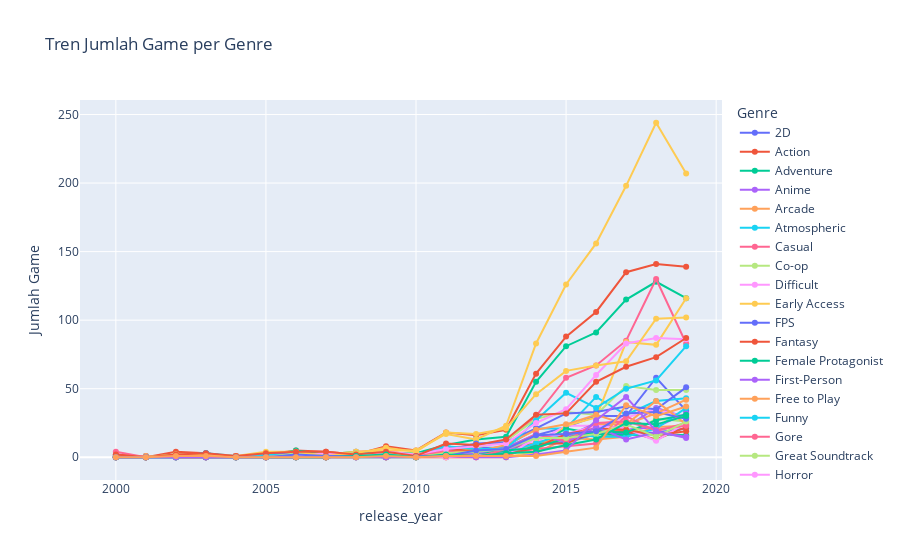

Notebook source saved alongside this figure:
### Code cell
#  8. LINE CHART: Tren genre per tahun
line_df = (
    df.groupby(["release_year", "genre_list"])
    .size()
    .reset_index(name="count")
)

pivot = line_df.pivot(index="release_year", columns="genre_list", values="count").fillna(0)
pivot = pivot[[c for c in pivot.columns if pivot[c].sum() >= 100]]
df_long = pivot.reset_index().melt(id_vars="release_year", var_name="Genre", value_name="Jumlah Game")

line_fig = px.line(df_long, x="release_year", y="Jumlah Game", color="Genre",
                   title="Tren Jumlah Game per Genre")
line_fig.update_traces(mode="lines+markers")
line_fig.show()

### Figure 1 — Plotly figure (JSON) as saved in the notebook; plotly's stock layout.template omitted (floating-point values rounded to 4 significant figures)
{"data": [{"hovertemplate": "Genre=2D<br>release_year=%{x}<br>Jumlah Game=%{y}<extra></extra>", "legendgroup": "2D", "line": {"color": "#636efa", "dash": "solid"}, "marker": {"symbol": "circle"}, "mode": "lines+markers", "name": "2D", "orientation": "v", "showlegend": true, "type": "scatter", "x": [2000, 2001, 2002, 2003, 2004, 2005, 2006, 2007, 2008, 2009, 2010, 2011, 2012, 2013, 2014, 2015, 2016, 2017, 2018, 2019], "xaxis": "x", "y": [0, 0, 0, 0, 1, 0, 0, 1, 1, 2, 1, 4, 7, 7, 16, 22, 30, 30, 58, 34], "yaxis": "y"}, {"hovertemplate": "Genre=Action<br>release_year=%{x}<br>Jumlah Game=%{y}<extra></extra>", "legendgroup": "Action", "line": {"color": "#EF553B", "dash": "solid"}, "marker": {"symbol": "circle"}, "mode": "lines+markers", "name": "Action", "orientation": "v", "showlegend": true, "type": "scatter", "x": [2000, 2001, 2002, 2003, 2004, 2005, 2006, 2007, 2008, 2009, 2010, 2011, 2012, 2013, 2014, 2015, 2016, 2017, 2018, 2019], "xaxis": "x", "y": [2, 0, 4, 3, 0, 2, 5, 4, 2, 8, 5, 18, 16, 20, 61, 88, 106, 135, 141, 139], "yaxis": "y"}, {"hovertemplate": "Genre=Adventure<br>release_year=%{x}<br>Jumlah Game=%{y}<extra></extra>", "legendgroup": "Adventure", "line": {"color": "#00cc96", "dash": "solid"}, "marker": {"symbol": "circle"}, "mode": "lines+markers", "name": "Adventure", "orientation": "v", "showlegend": true, "type": "scatter", "x": [2000, 2001, 2002, 2003, 2004, 2005, 2006, 2007, 2008, 2009, 2010, 2011, 2012, 2013, 2014, 2015, 2016, 2017, 2018, 2019], "xaxis": "x", "y": [0, 1, 1, 3, 0, 1, 5, 2, 4, 3, 3, 9, 13, 15, 55, 81, 91, 115, 128, 116], "yaxis": "y"}, {"hovertemplate": "Genre=Anime<br>release_year=%{x}<br>Jumlah Game=%{y}<extra></extra>", "legendgroup": "Anime", "line": {"color": "#ab63fa", "dash": "solid"}, "marker": {"symbol": "circle"}, "mode": "lines+markers", "name": "Anime", "orientation": "v", "showlegend": true, "type": "scatter", "x": [2000, 2001, 2002, 2003, 2004, 2005, 2006, 2007, 2008, 2009, 2010, 2011, 2012, 2013, 2014, 2015, 2016, 2017, 2018, 2019], "xaxis": "x", "y": [1, 0, 0, 0, 0, 0, 0, 0, 0, 1, 1, 1, 4, 2, 7, 15, 18, 22, 36, 29], "yaxis": "y"}, {"hovertemplate": "Genre=Arcade<br>release_year=%{x}<br>Jumlah Game=%{y}<extra></extra>", "legendgroup": "Arcade", "line": {"color": "#FFA15A", "dash": "solid"}, "marker": {"symbol": "circle"}, "mode": "lines+markers", "name": "Arcade", "orientation": "v", "showlegend": true, "type": "scatter", "x": [2000, 2001, 2002, 2003, 2004, 2005, 2006, 2007, 2008, 2009, 2010, 2011, 2012, 2013, 2014, 2015, 2016, 2017, 2018, 2019], "xaxis": "x", "y": [0, 0, 0, 0, 0, 0, 0, 0, 1, 0, 1, 4, 3, 5, 3, 14, 13, 15, 22, 23], "yaxis": "y"}, {"hovertemplate": "Genre=Atmospheric<br>release_year=%{x}<br>Jumlah Game=%{y}<extra></extra>", "legendgroup": "Atmospheric", "line": {"color": "#19d3f3", "dash": "solid"}, "marker": {"symbol": "circle"}, "mode": "lines+markers", "name": "Atmospheric", "orientation": "v", "showlegend": true, "type": "scatter", "x": [2000, 2001, 2002, 2003, 2004, 2005, 2006, 2007, 2008, 2009, 2010, 2011, 2012, 2013, 2014, 2015, 2016, 2017, 2018, 2019], "xaxis": "x", "y": [0, 0, 1, 3, 1, 0, 4, 1, 1, 2, 0, 2, 5, 8, 21, 21, 44, 31, 41, 43], "yaxis": "y"}, {"hovertemplate": "Genre=Casual<br>release_year=%{x}<br>Jumlah Game=%{y}<extra></extra>", "legendgroup": "Casual", "line": {"color": "#FF6692", "dash": "solid"}, "marker": {"symbol": "circle"}, "mode": "lines+markers", "name": "Casual", "orientation": "v", "showlegend": true, "type": "scatter", "x": [2000, 2001, 2002, 2003, 2004, 2005, 2006, 2007, 2008, 2009, 2010, 2011, 2012, 2013, 2014, 2015, 2016, 2017, 2018, 2019], "xaxis": "x", "y": [0, 1, 1, 1, 0, 1, 1, 0, 4, 5, 1, 7, 8, 12, 30, 58, 67, 85, 130, 83], "yaxis": "y"}, {"hovertemplate": "Genre=Co-op<br>release_year=%{x}<br>Jumlah Game=%{y}<extra></extra>", "legendgroup": "Co-op", "line": {"color": "#B6E880", "dash": "solid"}, "marker": {"symbol": "circle"}, "mode": "lines+markers", "name": "Co-op", "orientation": "v", "showlegend": true, "type": "scatter", "x": [2000, 2001, 2002, 2003, 2004, 2005, 2006, 2007, 2008, 2009, 2010, 2011, 2012, 2013, 2014, 2015, 2016, 2017, 2018, 2019], "xaxis": "x", "y": [0, 0, 0, 1, 0, 1, 1, 1, 0, 2, 0, 3, 4, 6, 16, 10, 17, 15, 28, 26], "yaxis": "y"}, {"hovertemplate": "Genre=Difficult<br>release_year=%{x}<br>Jumlah Game=%{y}<extra></extra>", "legendgroup": "Difficult", "line": {"color": "#FF97FF", "dash": "solid"}, "marker": {"symbol": "circle"}, "mode": "lines+markers", "name": "Difficult", "orientation": "v", "showlegend": true, "type": "scatter", "x": [2000, 2001, 2002, 2003, 2004, 2005, 2006, 2007, 2008, 2009, 2010, 2011, 2012, 2013, 2014, 2015, 2016, 2017, 2018, 2019], "xaxis": "x", "y": [0, 0, 0, 2, 0, 0, 2, 1, 0, 1, 0, 3, 2, 5, 11, 23, 23, 29, 35, 29], "yaxis": "y"}, {"hovertemplate": "Genre=Early Access<br>release_year=%{x}<br>Jumlah Game=%{y}<extra></extra>", "legendgroup": "Early Access", "line": {"color": "#FECB52", "dash": "solid"}, "marker": {"symbol": "circle"}, "mode": "lines+markers", "name": "Early Access", "orientation": "v", "showlegend": true, "type": "scatter", "x": [2000, 2001, 2002, 2003, 2004, 2005, 2006, 2007, 2008, 2009, 2010, 2011, 2012, 2013, 2014, 2015, 2016, 2017, 2018, 2019], "xaxis": "x", "y": [0, 0, 0, 0, 0, 0, 0, 0, 0, 0, 0, 0, 0, 0, 4, 23, 29, 84, 82, 116], "yaxis": "y"}, {"hovertemplate": "Genre=FPS<br>release_year=%{x}<br>Jumlah Game=%{y}<extra></extra>", "legendgroup": "FPS", "line": {"color": "#636efa", "dash": "solid"}, "marker": {"symbol": "circle"}, "mode": "lines+markers", "name": "FPS", "orientation": "v", "showlegend": true, "type": "scatter", "x": [2000, 2001, 2002, 2003, 2004, 2005, 2006, 2007, 2008, 2009, 2010, 2011, 2012, 2013, 2014, 2015, 2016, 2017, 2018, 2019], "xaxis": "x", "y": [1, 0, 1, 1, 0, 1, 1, 2, 0, 4, 1, 2, 2, 4, 9, 11, 17, 17, 18, 21], "yaxis": "y"}, {"hovertemplate": "Genre=Fantasy<br>release_year=%{x}<br>Jumlah Game=%{y}<extra></extra>", "legendgroup": "Fantasy", "line": {"color": "#EF553B", "dash": "solid"}, "marker": {"symbol": "circle"}, "mode": "lines+markers", "name": "Fantasy", "orientation": "v", "showlegend": true, "type": "scatter", "x": [2000, 2001, 2002, 2003, 2004, 2005, 2006, 2007, 2008, 2009, 2010, 2011, 2012, 2013, 2014, 2015, 2016, 2017, 2018, 2019], "xaxis": "x", "y": [1, 0, 0, 0, 0, 2, 2, 0, 1, 0, 1, 5, 6, 6, 10, 10, 19, 19, 13, 22], "yaxis": "y"}, {"hovertemplate": "Genre=Female Protagonist<br>release_year=%{x}<br>Jumlah Game=%{y}<extra></extra>", "legendgroup": "Female Protagonist", "line": {"color": "#00cc96", "dash": "solid"}, "marker": {"symbol": "circle"}, "mode": "lines+markers", "name": "Female Protagonist", "orientation": "v", "showlegend": true, "type": "scatter", "x": [2000, 2001, 2002, 2003, 2004, 2005, 2006, 2007, 2008, 2009, 2010, 2011, 2012, 2013, 2014, 2015, 2016, 2017, 2018, 2019], "xaxis": "x", "y": [0, 0, 0, 0, 0, 0, 0, 0, 1, 1, 1, 2, 5, 4, 8, 21, 17, 16, 17, 16], "yaxis": "y"}, {"hovertemplate": "Genre=First-Person<br>release_year=%{x}<br>Jumlah Game=%{y}<extra></extra>", "legendgroup": "First-Person", "line": {"color": "#ab63fa", "dash": "solid"}, "marker": {"symbol": "circle"}, "mode": "lines+markers", "name": "First-Person", "orientation": "v", "showlegend": true, "type": "scatter", "x": [2000, 2001, 2002, 2003, 2004, 2005, 2006, 2007, 2008, 2009, 2010, 2011, 2012, 2013, 2014, 2015, 2016, 2017, 2018, 2019], "xaxis": "x", "y": [0, 0, 1, 1, 0, 0, 2, 1, 0, 2, 1, 3, 3, 5, 14, 15, 25, 20, 22, 32], "yaxis": "y"}, {"hovertemplate": "Genre=Free to Play<br>release_year=%{x}<br>Jumlah Game=%{y}<extra></extra>", "legendgroup": "Free to Play", "line": {"color": "#FFA15A", "dash": "solid"}, "marker": {"symbol": "circle"}, "mode": "lines+markers", "name": "Free to Play", "orientation": "v", "showlegend": true, "type": "scatter", "x": [2000, 2001, 2002, 2003, 2004, 2005, 2006, 2007, 2008, 2009, 2010, 2011, 2012, 2013, 2014, 2015, 2016, 2017, 2018, 2019], "xaxis": "x", "y": [0, 0, 0, 2, 0, 0, 0, 1, 1, 0, 1, 0, 2, 0, 11, 13, 24, 24, 32, 42], "yaxis": "y"}, {"hovertemplate": "Genre=Funny<br>release_year=%{x}<br>Jumlah Game=%{y}<extra></extra>", "legendgroup": "Funny", "line": {"color": "#19d3f3", "dash": "solid"}, "marker": {"symbol": "circle"}, "mode": "lines+markers", "name": "Funny", "orientation": "v", "showlegend": true, "type": "scatter", "x": [2000, 2001, 2002, 2003, 2004, 2005, 2006, 2007, 2008, 2009, 2010, 2011, 2012, 2013, 2014, 2015, 2016, 2017, 2018, 2019], "xaxis": "x", "y": [1, 0, 0, 1, 0, 0, 1, 1, 2, 1, 0, 1, 1, 4, 10, 18, 15, 15, 21, 36], "yaxis": "y"}, {"hovertemplate": "Genre=Gore<br>release_year=%{x}<br>Jumlah Game=%{y}<extra></extra>", "legendgroup": "Gore", "line": {"color": "#FF6692", "dash": "solid"}, "marker": {"symbol": "circle"}, "mode": "lines+markers", "name": "Gore", "orientation": "v", "showlegend": true, "type": "scatter", "x": [2000, 2001, 2002, 2003, 2004, 2005, 2006, 2007, 2008, 2009, 2010, 2011, 2012, 2013, 2014, 2015, 2016, 2017, 2018, 2019], "xaxis": "x", "y": [0, 0, 0, 0, 0, 0, 1, 0, 1, 3, 0, 0, 0, 3, 6, 8, 10, 30, 19, 25], "yaxis": "y"}, {"hovertemplate": "Genre=Great Soundtrack<br>release_year=%{x}<br>Jumlah Game=%{y}<extra></extra>", "legendgroup": "Great Soundtrack", "line": {"color": "#B6E880", "dash": "solid"}, "marker": {"symbol": "circle"}, "mode": "lines+markers", "name": "Great Soundtrack", "orientation": "v", "showlegend": true, "type": "scatter", "x": [2000, 2001, 2002, 2003, 2004, 2005, 2006, 2007, 2008, 2009, 2010, 2011, 2012, 2013, 2014, 2015, 2016, 2017, 2018, 2019], "xaxis": "x", "y": [0, 0, 1, 1, 0, 1, 3, 1, 1, 2, 3, 2, 7, 12, 28, 33, 31, 52, 49, 49], "yaxis": "y"}, {"hovertemplate": "Genre=Horror<br>release_year=%{x}<br>Jumlah Game=%{y}<extra></extra>", "legendgroup": "Horror", "line": {"color": "#FF97FF", "dash": "solid"}, "marker": {"symbol": "circle"}, "mode": "lines+markers", "name": "Horror", "orientation": "v", "showlegend": true, "type": "scatter", "x": [2000, 2001, 2002, 2003, 2004, 2005, 2006, 2007, 2008, 2009, 2010, 2011, 2012, 2013, 2014, 2015, 2016, 2017, 2018, 2019], "xaxis": "x", "y": [0, 0, 0, 0, 0, 0, 2, 0, 0, 2, 1, 0, 2, 1, 14, 17, 23, 21, 12, 25], "yaxis": "y"}, {"hovertemplate": "Genre=Indie<br>release_year=%{x}<br>Jumlah Game=%{y}<extra></extra>", "legendgroup": "Indie", "line": {"color": "#FECB52", "dash": "solid"}, "marker": {"symbol": "circle"}, "mode": "lines+markers", "name": "Indie", "orientation": "v", "showlegend": true, "type": "scatter", "x": [2000, 2001, 2002, 2003, 2004, 2005, 2006, 2007, 2008, 2009, 2010, 2011, 2012, 2013, 2014, 2015, 2016, 2017, 2018, 2019], "xaxis": "x", "y": [0, 0, 2, 1, 1, 0, 2, 2, 4, 5, 5, 17, 13, 23, 83, 126, 156, 198, 244, 207], "yaxis": "y"}, {"hovertemplate": "Genre=Multiplayer<br>release_year=%{x}<br>Jumlah Game=%{y}<extra></extra>", "legendgroup": "Multiplayer", "line": {"color": "#636efa", "dash": "solid"}, "marker": {"symbol": "circle"}, "mode": "lines+markers", "name": "Multiplayer", "orientation": "v", "showlegend": true, "type": "scatter", "x": [2000, 2001, 2002, 2003, 2004, 2005, 2006, 2007, 2008, 2009, 2010, 2011, 2012, 2013, 2014, 2015, 2016, 2017, 2018, 2019], "xaxis": "x", "y": [1, 0, 1, 3, 0, 2, 3, 1, 1, 3, 2, 5, 10, 11, 21, 32, 33, 37, 35, 51], "yaxis": "y"}, {"hovertemplate": "Genre=Open World<br>release_year=%{x}<br>Jumlah Game=%{y}<extra></extra>", "legendgroup": "Open World", "line": {"color": "#EF553B", "dash": "solid"}, "marker": {"symbol": "circle"}, "mode": "lines+markers", "name": "Open World", "orientation": "v", "showlegend": true, "type": "scatter", "x": [2000, 2001, 2002, 2003, 2004, 2005, 2006, 2007, 2008, 2009, 2010, 2011, 2012, 2013, 2014, 2015, 2016, 2017, 2018, 2019], "xaxis": "x", "y": [0, 0, 1, 2, 0, 0, 1, 0, 1, 1, 0, 5, 5, 2, 7, 17, 21, 20, 16, 19], "yaxis": "y"}, {"hovertemplate": "Genre=Pixel Graphics<br>release_year=%{x}<br>Jumlah Game=%{y}<extra></extra>", "legendgroup": "Pixel Graphics", "line": {"color": "#00cc96", "dash": "solid"}, "marker": {"symbol": "circle"}, "mode": "lines+markers", "name": "Pixel Graphics", "orientation": "v", "showlegend": true, "type": "scatter", "x": [2000, 2001, 2002, 2003, 2004, 2005, 2006, 2007, 2008, 2009, 2010, 2011, 2012, 2013, 2014, 2015, 2016, 2017, 2018, 2019], "xaxis": "x", "y": [0, 0, 0, 1, 0, 0, 0, 0, 0, 0, 0, 2, 3, 5, 7, 14, 19, 18, 27, 31], "yaxis": "y"}, {"hovertemplate": "Genre=Platformer<br>release_year=%{x}<br>Jumlah Game=%{y}<extra></extra>", "legendgroup": "Platformer", "line": {"color": "#ab63fa", "dash": "solid"}, "marker": {"symbol": "circle"}, "mode": "lines+markers", "name": "Platformer", "orientation": "v", "showlegend": true, "type": "scatter", "x": [2000, 2001, 2002, 2003, 2004, 2005, 2006, 2007, 2008, 2009, 2010, 2011, 2012, 2013, 2014, 2015, 2016, 2017, 2018, 2019], "xaxis": "x", "y": [0, 0, 0, 0, 1, 0, 0, 1, 1, 1, 1, 3, 3, 7, 17, 11, 22, 13, 18, 15], "yaxis": "y"}, {"hovertemplate": "Genre=Puzzle<br>release_year=%{x}<br>Jumlah Game=%{y}<extra></extra>", "legendgroup": "Puzzle", "line": {"color": "#FFA15A", "dash": "solid"}, "marker": {"symbol": "circle"}, "mode": "lines+markers", "name": "Puzzle", "orientation": "v", "showlegend": true, "type": "scatter", "x": [2000, 2001, 2002, 2003, 2004, 2005, 2006, 2007, 2008, 2009, 2010, 2011, 2012, 2013, 2014, 2015, 2016, 2017, 2018, 2019], "xaxis": "x", "y": [0, 1, 0, 0, 1, 0, 1, 0, 1, 3, 1, 4, 4, 9, 20, 24, 31, 24, 41, 24], "yaxis": "y"}, {"hovertemplate": "Genre=RPG<br>release_year=%{x}<br>Jumlah Game=%{y}<extra></extra>", "legendgroup": "RPG", "line": {"color": "#19d3f3", "dash": "solid"}, "marker": {"symbol": "circle"}, "mode": "lines+markers", "name": "RPG", "orientation": "v", "showlegend": true, "type": "scatter", "x": [2000, 2001, 2002, 2003, 2004, 2005, 2006, 2007, 2008, 2009, 2010, 2011, 2012, 2013, 2014, 2015, 2016, 2017, 2018, 2019], "xaxis": "x", "y": [0, 0, 0, 1, 0, 2, 1, 1, 3, 3, 1, 8, 6, 6, 27, 47, 36, 50, 56, 81], "yaxis": "y"}, {"hovertemplate": "Genre=Sci-fi<br>release_year=%{x}<br>Jumlah Game=%{y}<extra></extra>", "legendgroup": "Sci-fi", "line": {"color": "#FF6692", "dash": "solid"}, "marker": {"symbol": "circle"}, "mode": "lines+markers", "name": "Sci-fi", "orientation": "v", "showlegend": true, "type": "scatter", "x": [2000, 2001, 2002, 2003, 2004, 2005, 2006, 2007, 2008, 2009, 2010, 2011, 2012, 2013, 2014, 2015, 2016, 2017, 2018, 2019], "xaxis": "x", "y": [4, 0, 1, 1, 1, 0, 2, 2, 1, 0, 1, 5, 0, 6, 17, 12, 25, 26, 20, 23], "yaxis": "y"}, {"hovertemplate": "Genre=Shooter<br>release_year=%{x}<br>Jumlah Game=%{y}<extra></extra>", "legendgroup": "Shooter", "line": {"color": "#B6E880", "dash": "solid"}, "marker": {"symbol": "circle"}, "mode": "lines+markers", "name": "Shooter", "orientation": "v", "showlegend": true, "type": "scatter", "x": [2000, 2001, 2002, 2003, 2004, 2005, 2006, 2007, 2008, 2009, 2010, 2011, 2012, 2013, 2014, 2015, 2016, 2017, 2018, 2019], "xaxis": "x", "y": [1, 0, 2, 2, 0, 0, 3, 2, 1, 4, 0, 3, 4, 6, 14, 14, 17, 24, 15, 26], "yaxis": "y"}, {"hovertemplate": "Genre=Simulation<br>release_year=%{x}<br>Jumlah Game=%{y}<extra></extra>", "legendgroup": "Simulation", "line": {"color": "#FF97FF", "dash": "solid"}, "marker": {"symbol": "circle"}, "mode": "lines+markers", "name": "Simulation", "orientation": "v", "showlegend": true, "type": "scatter", "x": [2000, 2001, 2002, 2003, 2004, 2005, 2006, 2007, 2008, 2009, 2010, 2011, 2012, 2013, 2014, 2015, 2016, 2017, 2018, 2019], "xaxis": "x", "y": [0, 0, 0, 2, 0, 0, 1, 3, 1, 4, 2, 6, 8, 10, 25, 35, 60, 83, 87, 86], "yaxis": "y"}, {"hovertemplate": "Genre=Singleplayer<br>release_year=%{x}<br>Jumlah Game=%{y}<extra></extra>", "legendgroup": "Singleplayer", "line": {"color": "#FECB52", "dash": "solid"}, "marker": {"symbol": "circle"}, "mode": "lines+markers", "name": "Singleplayer", "orientation": "v", "showlegend": true, "type": "scatter", "x": [2000, 2001, 2002, 2003, 2004, 2005, 2006, 2007, 2008, 2009, 2010, 2011, 2012, 2013, 2014, 2015, 2016, 2017, 2018, 2019], "xaxis": "x", "y": [1, 0, 1, 2, 1, 4, 4, 1, 3, 7, 4, 18, 17, 21, 46, 63, 67, 70, 101, 102], "yaxis": "y"}, {"hovertemplate": "Genre=Story Rich<br>release_year=%{x}<br>Jumlah Game=%{y}<extra></extra>", "legendgroup": "Story Rich", "line": {"color": "#636efa", "dash": "solid"}, "marker": {"symbol": "circle"}, "mode": "lines+markers", "name": "Story Rich", "orientation": "v", "showlegend": true, "type": "scatter", "x": [2000, 2001, 2002, 2003, 2004, 2005, 2006, 2007, 2008, 2009, 2010, 2011, 2012, 2013, 2014, 2015, 2016, 2017, 2018, 2019], "xaxis": "x", "y": [0, 0, 1, 0, 0, 0, 2, 1, 1, 0, 1, 1, 5, 6, 16, 17, 19, 32, 33, 28], "yaxis": "y"}, {"hovertemplate": "Genre=Strategy<br>release_year=%{x}<br>Jumlah Game=%{y}<extra></extra>", "legendgroup": "Strategy", "line": {"color": "#EF553B", "dash": "solid"}, "marker": {"symbol": "circle"}, "mode": "lines+markers", "name": "Strategy", "orientation": "v", "showlegend": true, "type": "scatter", "x": [2000, 2001, 2002, 2003, 2004, 2005, 2006, 2007, 2008, 2009, 2010, 2011, 2012, 2013, 2014, 2015, 2016, 2017, 2018, 2019], "xaxis": "x", "y": [2, 0, 2, 3, 1, 3, 4, 4, 2, 4, 1, 10, 9, 13, 31, 32, 55, 66, 73, 87], "yaxis": "y"}, {"hovertemplate": "Genre=Survival<br>release_year=%{x}<br>Jumlah Game=%{y}<extra></extra>", "legendgroup": "Survival", "line": {"color": "#00cc96", "dash": "solid"}, "marker": {"symbol": "circle"}, "mode": "lines+markers", "name": "Survival", "orientation": "v", "showlegend": true, "type": "scatter", "x": [2000, 2001, 2002, 2003, 2004, 2005, 2006, 2007, 2008, 2009, 2010, 2011, 2012, 2013, 2014, 2015, 2016, 2017, 2018, 2019], "xaxis": "x", "y": [0, 0, 0, 0, 0, 0, 0, 0, 1, 2, 0, 2, 1, 3, 4, 9, 13, 25, 24, 30], "yaxis": "y"}, {"hovertemplate": "Genre=VR<br>release_year=%{x}<br>Jumlah Game=%{y}<extra></extra>", "legendgroup": "VR", "line": {"color": "#ab63fa", "dash": "solid"}, "marker": {"symbol": "circle"}, "mode": "lines+markers", "name": "VR", "orientation": "v", "showlegend": true, "type": "scatter", "x": [2000, 2001, 2002, 2003, 2004, 2005, 2006, 2007, 2008, 2009, 2010, 2011, 2012, 2013, 2014, 2015, 2016, 2017, 2018, 2019], "xaxis": "x", "y": [0, 0, 0, 0, 0, 0, 0, 0, 0, 0, 0, 1, 0, 0, 2, 5, 27, 44, 19, 14], "yaxis": "y"}, {"hovertemplate": "Genre=Violent<br>release_year=%{x}<br>Jumlah Game=%{y}<extra></extra>", "legendgroup": "Violent", "line": {"color": "#FFA15A", "dash": "solid"}, "marker": {"symbol": "circle"}, "mode": "lines+markers", "name": "Violent", "orientation": "v", "showlegend": true, "type": "scatter", "x": [2000, 2001, 2002, 2003, 2004, 2005, 2006, 2007, 2008, 2009, 2010, 2011, 2012, 2013, 2014, 2015, 2016, 2017, 2018, 2019], "xaxis": "x", "y": [0, 0, 1, 1, 0, 0, 0, 0, 0, 1, 0, 1, 1, 1, 1, 4, 7, 38, 30, 37], "yaxis": "y"}], "layout": {"legend": {"title": {"text": "Genre"}, "tracegroupgap": 0}, "title": {"text": "Tren Jumlah Game per Genre"}, "xaxis": {"anchor": "y", "domain": [0, 1], "title": {"text": "release_year"}}, "yaxis": {"anchor": "x", "domain": [0, 1], "title": {"text": "Jumlah Game"}}}}
